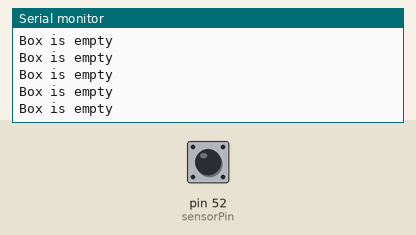
Bench run of a sketch on a simulated Arduino Mega 2560, built with avr-gcc and run on an emulated ATmega2560. Parts: the last lines printed to the serial monitor. The test bench sets the inputs (shaded band); at power-on: pin 52 (sensorPin) HIGH.

Above: at 1.2 s.
1.3 s: pin 52 (sensorPin) driven LOW
At 1.8 s:
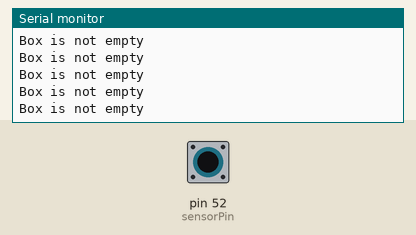
3.2 s: pin 52 (sensorPin) driven HIGH
At 4.0 s:
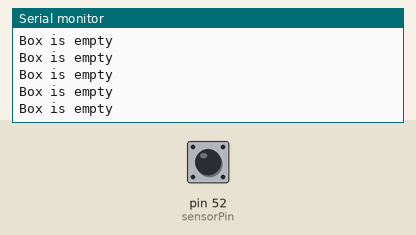
6.2 s: pin 52 (sensorPin) driven LOW
At 6.8 s:
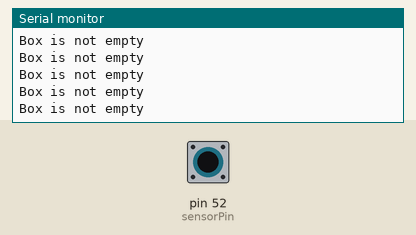
9.2 s: pin 52 (sensorPin) driven HIGH
At 9.7 s:
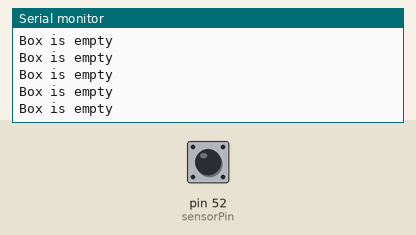
12.2 s: pin 52 (sensorPin) driven LOW
At 13.1 s:
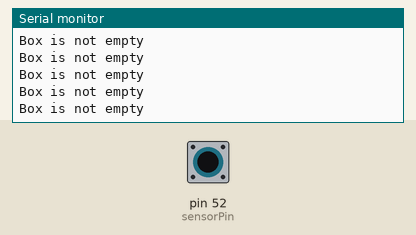

Measured:
- after the input at 1.3 s, the serial monitor: prints a new line after 0.07 s (image 1)

The sketch:

box.ino
```cpp
// Pin connected to the sensor output
const int sensorPin = 52;

// Threshold value for empty box detection


void setup() {
  Serial.begin(9600);
}

void loop() {
  // Read the sensor value
  int sensorValue = digitalRead(sensorPin);

  // Check if the box is empty or not
  if (!sensorValue ) {
    Serial.println("Box is not empty");
  } else {
    Serial.println("Box is empty");
  }

  //delay(1000); // Adjust the delay as needed
}
```
